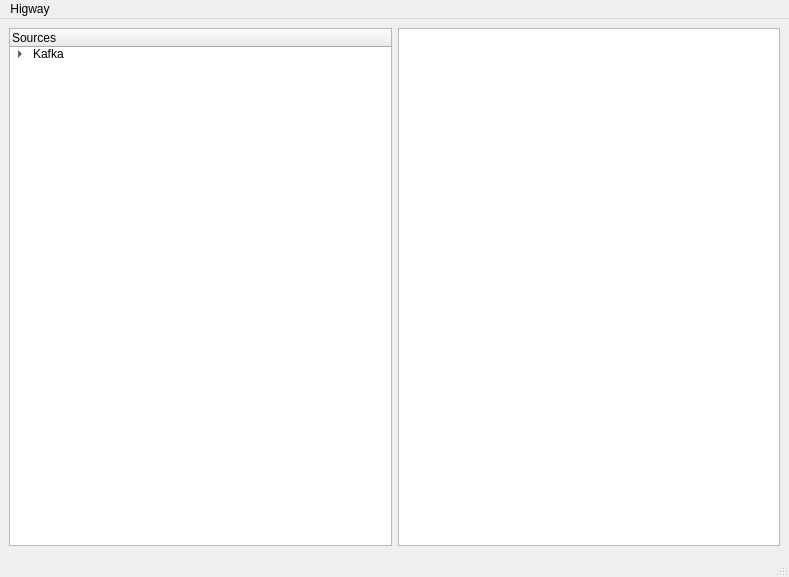
<?xml version="1.0" encoding="UTF-8"?>
<ui version="4.0">
 <class>MainWindow</class>
 <widget class="QMainWindow" name="MainWindow">
  <property name="geometry">
   <rect>
    <x>0</x>
    <y>0</y>
    <width>789</width>
    <height>577</height>
   </rect>
  </property>
  <property name="windowTitle">
   <string>MainWindow</string>
  </property>
  <widget class="QWidget" name="centralwidget">
   <property name="maximumSize">
    <size>
     <width>16777215</width>
     <height>16777215</height>
    </size>
   </property>
   <layout class="QVBoxLayout" name="verticalLayout_2">
    <item>
     <layout class="QHBoxLayout" name="horizontalLayout">
      <item>
       <widget class="QTreeWidget" name="treeWidget">
        <column>
         <property name="text">
          <string>Sources</string>
         </property>
        </column>
        <item>
         <property name="text">
          <string>Kafka</string>
         </property>
         <item>
          <property name="text">
           <string>New Subitem</string>
          </property>
         </item>
        </item>
       </widget>
      </item>
      <item>
       <widget class="QTableView" name="connectionData"/>
      </item>
     </layout>
    </item>
   </layout>
  </widget>
  <widget class="QMenuBar" name="menubar">
   <property name="geometry">
    <rect>
     <x>0</x>
     <y>0</y>
     <width>789</width>
     <height>24</height>
    </rect>
   </property>
   <widget class="QMenu" name="menuHigway">
    <property name="title">
     <string>Higway</string>
    </property>
    <addaction name="actionAdd_connection"/>
   </widget>
   <addaction name="menuHigway"/>
  </widget>
  <widget class="QStatusBar" name="statusbar"/>
  <action name="actionjyg">
   <property name="text">
    <string>jyg</string>
   </property>
  </action>
  <action name="actionjiuyiuyiuy">
   <property name="text">
    <string>jiuyiuyiuy</string>
   </property>
  </action>
  <action name="actionAdd_connection">
   <property name="text">
    <string>Add connection</string>
   </property>
  </action>
 </widget>
 <resources/>
 <connections/>
</ui>
